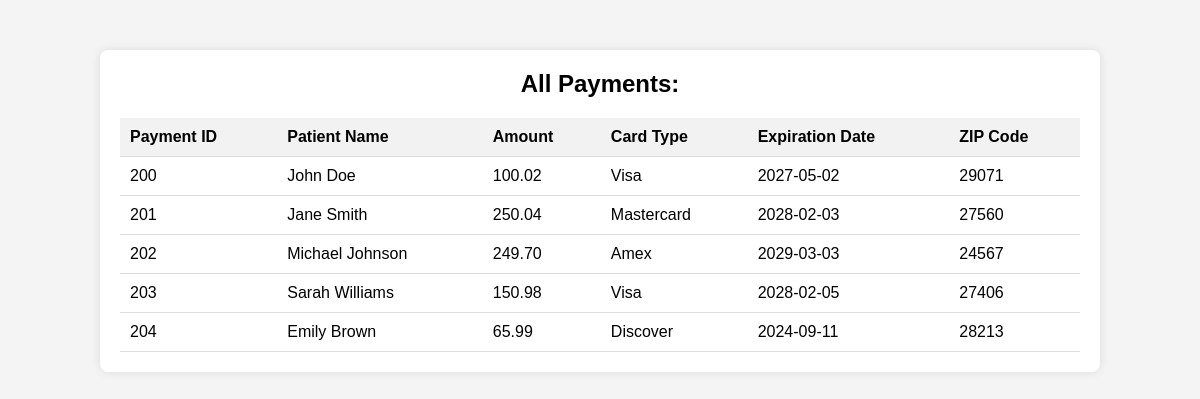
Page /allPayments.php (signed in) on the committed database.
### tables this page shows
CREATE TABLE PayPayment (
    id INT AUTO_INCREMENT PRIMARY KEY,
    patient_id INT,
    amount DECIMAL(10,2) NOT NULL,
    card_type VARCHAR(50) NOT NULL,
    exp_date DATE NOT NULL,
    zip_code VARCHAR(20) NOT NULL,
    card_number VARCHAR(19) NOT NULL,
    FOREIGN KEY (patient_id) REFERENCES Patient(id)
);

CREATE TABLE Patient (
    id INT AUTO_INCREMENT PRIMARY KEY,
    doctor_id INT,
    username VARCHAR(255) NOT NULL,
    password VARCHAR(255) NOT NULL,
    email VARCHAR(255) NOT NULL,
    address VARCHAR(255) NOT NULL,
    dob DATE,
    gender ENUM('Male', 'Female', 'Other'),
    name VARCHAR(255) NOT NULL,
    phone CHAR(10), 
    FOREIGN KEY (doctor_id) REFERENCES Doctor(id)
);

### allPayments.php (the view, shortened to what this page needs)
<?php
$servername = "localhost";
$username = "root";
$password = "";
$dbname = "rehab";
$conn = new mysqli($servername, $username, $password, $dbname);
$sql = "SELECT PayPayment.id, Patient.name AS patient_name, PayPayment.amount, PayPayment.card_type, PayPayment.exp_date, PayPayment.zip_code
        FROM PayPayment
        INNER JOIN Patient ON PayPayment.patient_id = Patient.id";
$result = $conn->query($sql);
?>
<!DOCTYPE html>
<html lang="en">
<head>
</head>
<body>
    <div class="container">
        <h2>All Payments:</h2>
        <table>
            <thead>
                <tr>
                    <th>Payment ID</th>
                    <th>Patient Name</th>
                    <th>Amount</th>
                    <th>Card Type</th>
                    <th>Expiration Date</th>
                    <th>ZIP Code</th>
                </tr>
            </thead>
            <tbody>
                <?php
                if ($result->num_rows > 0) {
                    while($row = $result->fetch_assoc()) {
                        echo "<tr><td>".$row["id"]."</td><td>".$row["patient_name"]."</td><td>".$row["amount"]."</td><td>".$row["card_type"]."</td><td>".$row["exp_date"]."</td><td>".$row["zip_code"]."</td></tr>";
                    }
                } else {
                    echo "<tr><td colspan='6' class='no-payments'>No payments found</td></tr>";
                }
                ?>
            </tbody>
        </table>
    </div>
</body>
</html>

### allPayments.php (style rules this page uses)
body { font-family: Arial, sans-serif; background-color: #f4f4f4; margin: 0; padding: 0; }
.container { width: 80%; margin: 50px auto; background-color: #fff; padding: 20px; border-radius: 8px; box-shadow: 0 0 10px rgba(0, 0, 0, 0.1); }
h2 { margin-top: 0; text-align: center; }
table { width: 100%; border-collapse: collapse; }
th, td { padding: 10px; border-bottom: 1px solid #ddd; text-align: left; }
th { background-color: #f2f2f2; }

### rows in the picture
paypayment: id "200", patient.name "John Doe", amount "100.02", card_type "Visa", exp_date "2027-05-02", zip_code "29071"
paypayment: id "201", patient.name "Jane Smith", amount "250.04", card_type "Mastercard", exp_date "2028-02-03", zip_code "27560"
paypayment: id "202", patient.name "Michael Johnson", amount "249.70", card_type "Amex", exp_date "2029-03-03", zip_code "24567"
paypayment: id "203", patient.name "Sarah Williams", amount "150.98", card_type "Visa", exp_date "2028-02-05", zip_code "27406"
paypayment: id "204", patient.name "Emily Brown", amount "65.99", card_type "Discover", exp_date "2024-09-11", zip_code "28213"
